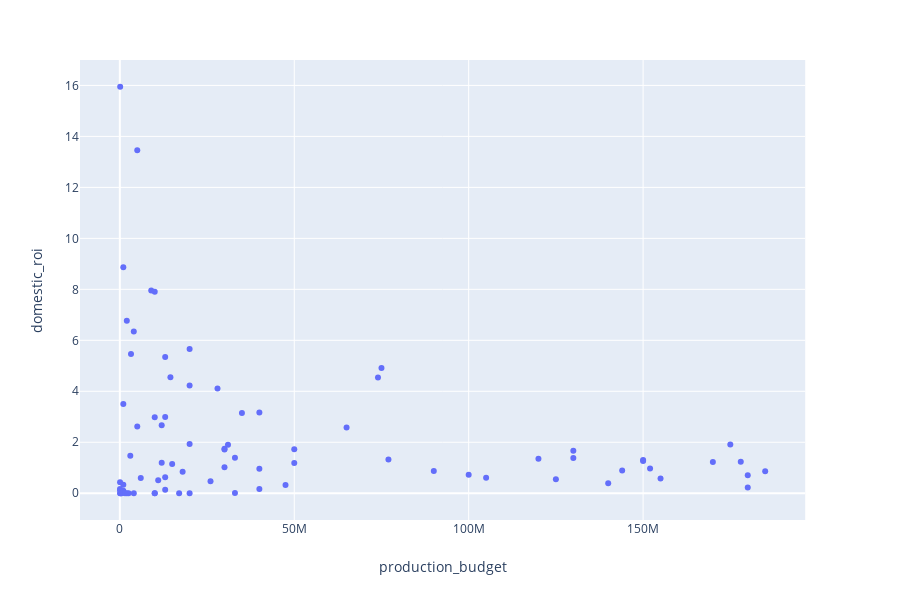

Source (notebook cell):
### Markdown cell above
'The Gallows' appears to be quite an outlier during plotting so I removed it

### Code cell
import plotly.express as px
df = df_july_movies
fig = px.scatter(df, x='production_budget', y='domestic_roi', hover_data=['movie'])
fig.show()

### Figure 1 — Plotly figure (JSON) as saved in the notebook; plotly's stock layout.template omitted (floating-point values rounded to 4 significant figures)
{"data": [{"customdata": [["A Ghost Story"], ["Lights Out"], ["Unfriended: Dark Web"], ["The Purge: Anarchy"], ["The Purge: Election Year"], ["Eighth Grade"], ["Boyhood"], ["Bad Moms"], ["Sorry to Bother You"], ["The First Purge"], ["The Secret Life of Pets"], ["Magic Mike XXL"], ["Minions"], ["Tammy"], ["Girls Trip"], ["An Inconvenient Sequel"], ["Lucy"], ["Trainwreck"], ["Earth to Echo"], ["Teen Titans Go! To The Movies"], ["Paper Towns"], ["Hillaryâs America: The Secret History of the Democratic Party"], ["Hotel Transylvania 3: Summer Vacation"], ["Nerve"], ["Spider-Man: Homecoming"], ["Vacation"], ["Southpaw"], ["The Emoji Movie"], ["Atomic Blonde"], ["Ant-Man and the Wasp"], ["Donât Think Twice"], ["Mike and Dave Need Wedding Dates"], ["Ant-Man"], ["Jason Bourne"], ["The Equalizer 2"], ["Mission: ImpossibleâRogue Nation"], ["Dunkirk"], ["Mission: ImpossibleâFallout"], ["Dawn of the Planet of the Apes"], ["Wish Upon"], ["Planes: Fire and Rescue"], ["A Most Wanted Man"], ["Deliver Us from Evil"], ["War for the Planet of the Apes"], ["Sex Tape"], ["Ghostbusters"], ["Pixels"], ["Star Trek Beyond"], ["And So It Goes"], ["Hercules"], ["The Legend of Tarzan"], ["Bajrangi Bhaijaan"], ["Ice Age: Collision Course"], ["Wish I Was Here"], ["Terminator: Genisys"], ["Skyscraper"], ["Sultan"], ["Self/Less"], ["Happy Christmas"], ["The BFG"], ["I Origins"], ["The Infiltrator"], ["Valerian and the City of a Thousand Planets"], ["Baahubali: The Beginning"], ["Counting"], ["The Vatican Tapes"], ["Dawn of the Crescent Moon"], ["Beyond the Brick: A LEGO Brickumentary"], ["As It Is in Heaven"], ["The Young and Prodigious T.S. Spivet"], ["Strangerland"], ["An American in Hollywood"], ["Tiger Orange"], ["Crawl"], ["Stung"], ["Mutual Friends"], ["The Dog Lover"], ["The Outrageous Sophie Tucker"], ["American Heist"], ["The Perfect Wave"], ["Teefa in Trouble"], ["Fight Valley"]], "hoverlabel": {"namelength": 0}, "hovertemplate": "production_budget=%{x}<br>domestic_roi=%{y}<br>movie=%{customdata[0]}", "legendgroup": "", "marker": {"color": "#636efa", "symbol": "circle"}, "mode": "markers", "name": "", "showlegend": false, "type": "scatter", "x": [100000, 5000000, 1000000, 9000000, 10000000, 2000000, 4000000, 20000000, 3200000, 13000000, 75000000, 14500000, 74000000, 20000000, 28000000, 1000000, 40000000, 35000000, 13000000, 10000000, 12000000, 5000000, 65000000, 20000000, 175000000, 31000000, 30000000, 50000000, 30000000, 130000000, 3000000, 33000000, 130000000, 120000000, 77000000, 150000000, 150000000, 178000000, 170000000, 12000000, 50000000, 15000000, 30000000, 152000000, 40000000, 144000000, 90000000, 185000000, 18000000, 100000000, 180000000, 13000000, 105000000, 6000000, 155000000, 125000000, 11000000, 26000000, 70000, 140000000, 1000000, 47500000, 180000000, 40000000, 50000, 13000000, 75000, 1000000, 450000, 33000000, 10000000, 125000, 100000, 17000000, 2500000, 450000, 2000000, 500000, 10000000, 4000000, 1500000, 20000000], "xaxis": "x", "y": [15.95, 13.45, 8.867, 7.951, 7.904, 6.77, 6.345, 5.663, 5.467, 5.345, 4.912, 4.553, 4.541, 4.226, 4.111, 3.497, 3.164, 3.149, 2.995, 2.979, 2.667, 2.62, 2.577, 1.929, 1.91, 1.899, 1.747, 1.722, 1.719, 1.667, 1.473, 1.394, 1.386, 1.352, 1.326, 1.3, 1.267, 1.237, 1.227, 1.192, 1.183, 1.149, 1.019, 0.9663, 0.9636, 0.8913, 0.8752, 0.8586, 0.8423, 0.7269, 0.7036, 0.6291, 0.6101, 0.5985, 0.5791, 0.5474, 0.5091, 0.4723, 0.433, 0.3963, 0.3365, 0.325, 0.2249, 0.1684, 0.1675, 0.1373, 0.1173, 0.1015, 0.02997, 0.005359, 0.001747, 0, 0, 0, 0, 0, 0, 0, 0, 0, 0, 0], "yaxis": "y"}], "layout": {"height": 600, "legend": {"tracegroupgap": 0}, "margin": {"t": 60}, "xaxis": {"anchor": "y", "domain": [0, 0.98], "title": {"text": "production_budget"}}, "yaxis": {"anchor": "x", "domain": [0, 1], "title": {"text": "domestic_roi"}}}}
